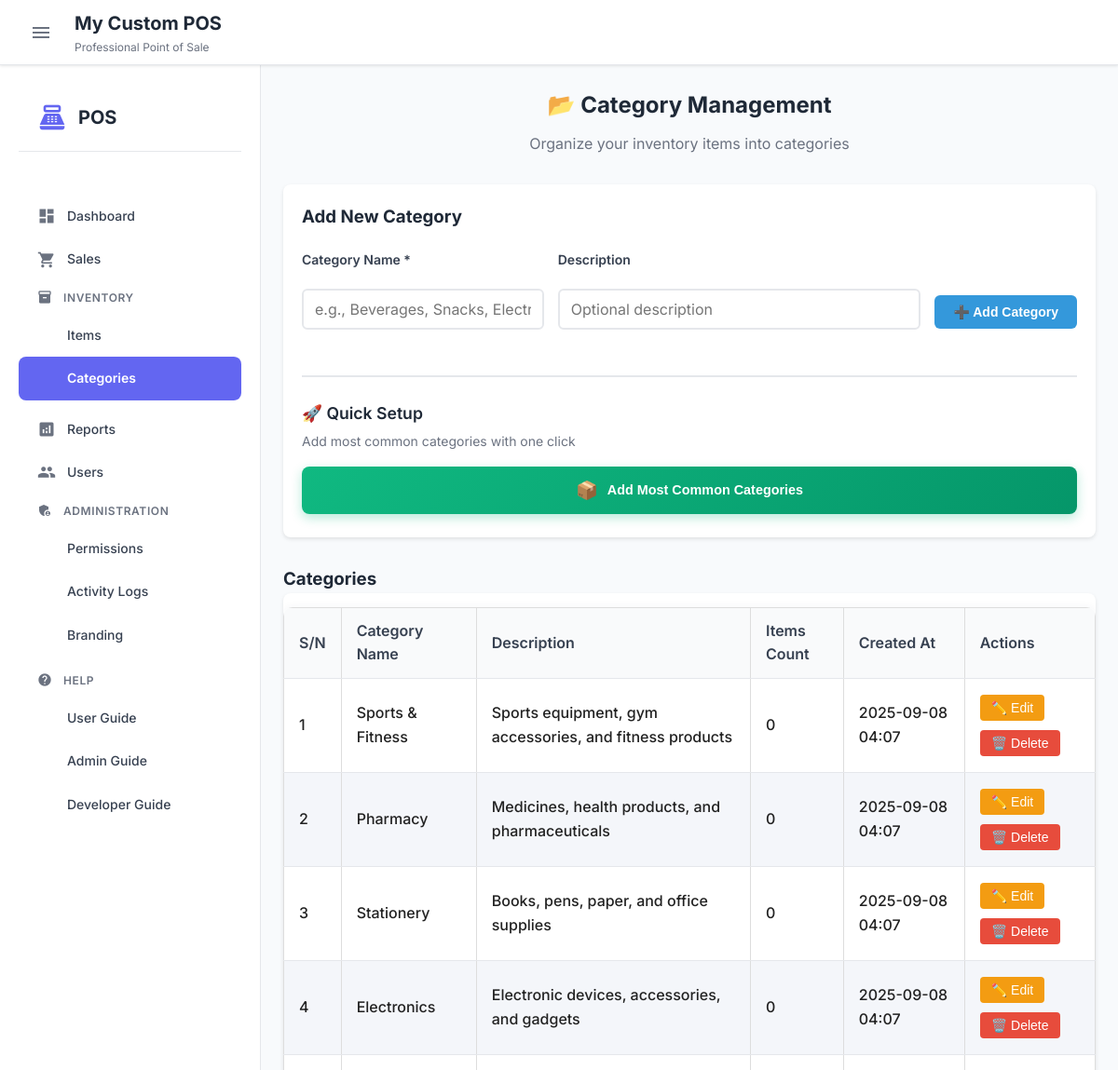
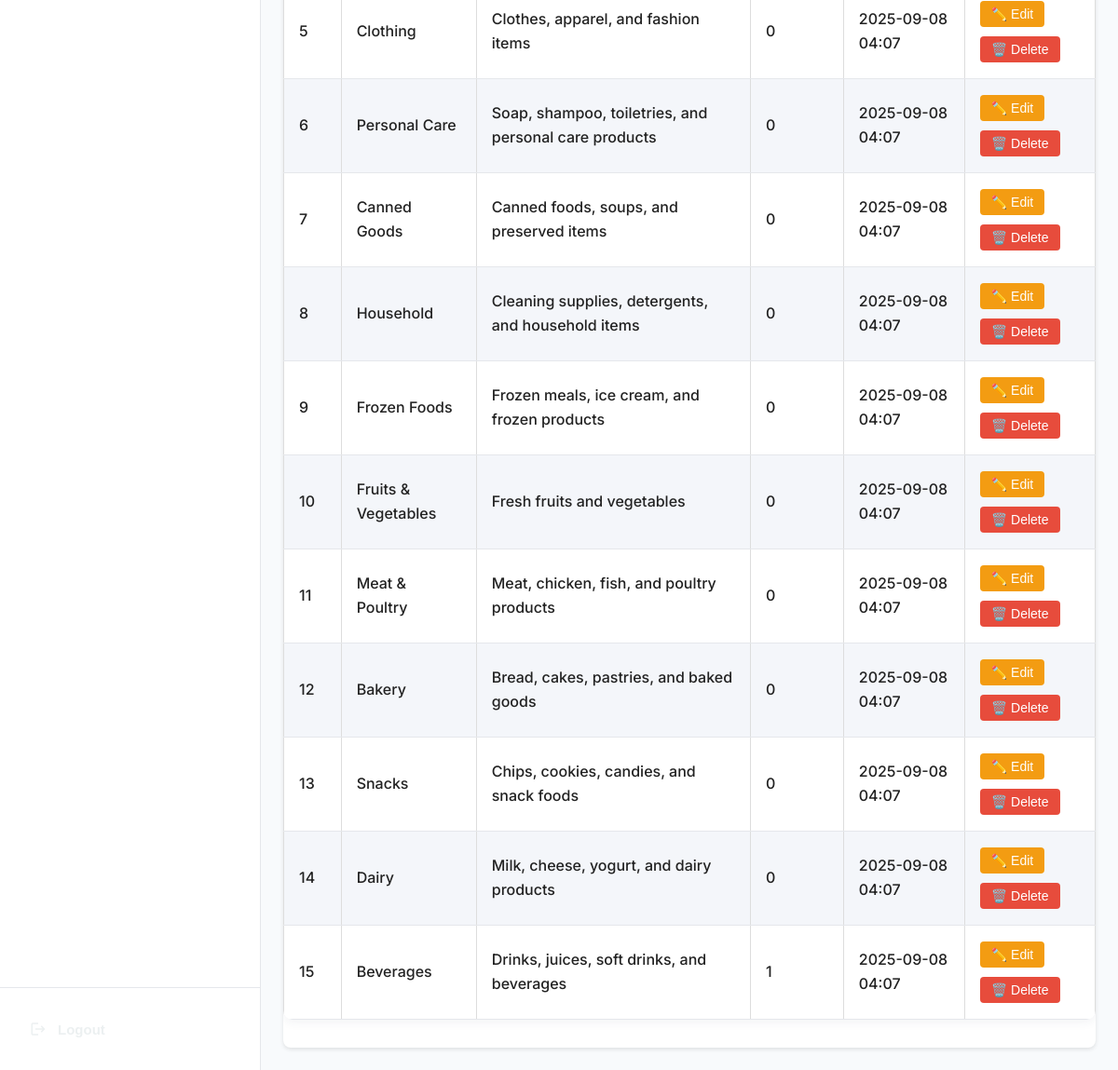
/categories (signed in), run on the app's committed database (2 pictures, top to bottom).
### app.py (models this page shows)
class Branding(db.Model):
    id = db.Column(db.Integer, primary_key=True)
    app_name = db.Column(db.String(100), nullable=False, default='POS System')
    app_subtitle = db.Column(db.String(200), nullable=True, default='Professional Point of Sale')
    business_name = db.Column(db.String(200), nullable=True)
    business_address = db.Column(db.String(500), nullable=True)
    business_phone = db.Column(db.String(50), nullable=True)
    business_email = db.Column(db.String(100), nullable=True)
    tax_id = db.Column(db.String(50), nullable=True)
    primary_color = db.Column(db.String(7), nullable=False, default='#6366f1')  # Hex color
    secondary_color = db.Column(db.String(7), nullable=False, default='#8b5cf6')
    accent_color = db.Column(db.String(7), nullable=False, default='#10b981')
    background_color = db.Column(db.String(7), nullable=False, default='#ffffff')
    text_color = db.Column(db.String(7), nullable=False, default='#1f2937')
    logo_url = db.Column(db.String(500), nullable=True)
    favicon_url = db.Column(db.String(500), nullable=True)
    font_family = db.Column(db.String(100), nullable=False, default='Inter')
    footer_text = db.Column(db.String(500), nullable=True, default='Thank you for your business!')
    receipt_return_policy = db.Column(db.String(500), nullable=True, default='For exchanges/returns, present this receipt within 30 days.')
    receipt_header_title = db.Column(db.String(100), nullable=True, default='RECEIPT')
    receipt_number_label = db.Column(db.String(50), nullable=True, default='Receipt #:')
    date_label = db.Column(db.String(50), nullable=True, default='Date:')
    cashier_label = db.Column(db.String(50), nullable=True, default='Cashier:')
    payment_method_label = db.Column(db.String(50), nullable=True, default='Payment Method:')
    cash_received_label = db.Column(db.String(50), nullable=True, default='Cash Received:')
    change_label = db.Column(db.String(50), nullable=True, default='Change:')
    currency_symbol = db.Column(db.String(10), nullable=True, default='AFA')
    item_header = db.Column(db.String(50), nullable=True, default='Item')
    quantity_header = db.Column(db.String(50), nullable=True, default='Qty')
    amount_header = db.Column(db.String(50), nullable=True, default='Amount')
    subtotal_label = db.Column(db.String(50), nullable=True, default='Subtotal:')
    discount_label = db.Column(db.String(50), nullable=True, default='Discount')
    total_label = db.Column(db.String(50), nullable=True, default='TOTAL:')
    records_message = db.Column(db.String(200), nullable=True, default='Please keep this receipt for your records.')
    powered_by_label = db.Column(db.String(50), nullable=True, default='Powered by')
    version_text = db.Column(db.String(20), nullable=True, default='v1.0')
    created_at = db.Column(db.DateTime, default=lambda: datetime.now(timezone.utc))
    updated_at = db.Column(db.DateTime, default=lambda: datetime.now(timezone.utc), onupdate=lambda: datetime.now(timezone.utc))

class Category(db.Model):
    id = db.Column(db.Integer, primary_key=True)
    name = db.Column(db.String(100), unique=True, nullable=False)
    description = db.Column(db.String(200), nullable=True)
    created_at = db.Column(db.DateTime, default=lambda: datetime.now(timezone.utc))
    items = db.relationship('Item', backref='category', lazy=True)

### app.py (the view, shortened to what this page needs)
@app.route('/categories', methods=['GET', 'POST'])
@login_required
def categories():
    if not has_permission(current_user, 'manage_inventory'):
        flash('Access denied. You do not have permission to manage inventory.', 'error')
        return redirect(url_for('dashboard'))
    categories_list = Category.query.order_by(Category.created_at.desc()).all()
    return render_template('categories.html', categories=categories_list)

### app.py (called while the page is built)
def has_permission(user, permission):
    if not user or not user.is_authenticated:
        return False
    user_permissions = ROLE_PERMISSIONS.get(user.role, [])
    return permission in user_permissions

@login_manager.user_loader
def load_user(user_id):
    return db.session.get(User, int(user_id))

    def has_permission(self, permission):
        return has_permission(self, permission)

### templates/categories.html (shortened to what this page needs)
{% extends "base.html" %}
{% block content %}
<section id="categories" class="active">
<div class="categories-header">
    <h2>📂 Category Management</h2>
    <p>Organize your inventory items into categories</p>
</div>
<div class="add-category-form">
    <h3>Add New Category</h3>
    <form method="POST" class="category-form">
        <div class="form-row">
            <div class="form-group">
                <label for="name">Category Name *</label>
                <input type="text" id="name" name="name" required placeholder="e.g., Beverages, Snacks, Electronics">
            </div>
            <div class="form-group">
                <label for="description">Description</label>
                <input type="text" id="description" name="description" placeholder="Optional description">
            </div>
            <div class="form-group">
                <label>&nbsp;</label>
                <button type="submit" class="primary">➕ Add Category</button>
            </div>
        </div>
    </form>
    <div class="common-categories-section">
        <div class="common-categories-header">
            <h4>🚀 Quick Setup</h4>
            <p>Add most common categories with one click</p>
        </div>
        <button id="addCommonCategoriesBtn" class="add-common-categories-btn" onclick="addMostCommonCategories()">
            <span class="btn-icon">📦</span>
            <span class="btn-text">Add Most Common Categories</span>
        </button>
    </div>
</div>
<h3>Categories</h3>
<div class="categories-table-container">
    <table id="categoriesTable" class="modern-table">
        <thead>
            <tr>
                <th>S/N</th>
                <th>Category Name</th>
                <th>Description</th>
                <th>Items Count</th>
                <th>Created At</th>
                <th>Actions</th>
            </tr>
        </thead>
        <tbody>
            {% for category in categories %}
            <tr>
                <td>{{ loop.index }}</td>
                <td>{{ category.name }}</td>
                <td>{{ category.description or 'No description' }}</td>
                <td>{{ category.items|length }}</td>
                <td>{{ category.created_at.strftime('%Y-%m-%d %H:%M') }}</td>
                <td>
                    <button onclick="editCategory('{{ category.id }}')" class="warning" data-name="{{ category.name }}" data-description="{{ category.description or "" }}">✏️ Edit</button>
                    <button onclick="deleteCategory('{{ category.id }}')" class="danger" data-name="{{ category.name }}">🗑️ Delete</button>
                </td>
            </tr>
            {% endfor %}
        </tbody>
    </table>
</div>
</section>
{% endblock %}

### templates/base.html (shortened to what this page needs)
<!DOCTYPE html>
<html lang="en">
<head>
    <link rel="stylesheet" href="{{ url_for('static', filename='css/style.css') }}">
</head>
<body>
    {% if current_user.is_authenticated %}
    <div class="layout">
        <header class="top-header">
            <div class="header-left">
                <button class="sidebar-toggle" onclick="toggleSidebar()">
                    <span class="material-icons">menu</span>
                </button>
                <div class="brand-info">
                    <h1 class="brand-name">{{ branding.app_name }}</h1>
                    <span class="brand-subtitle">{{ branding.app_subtitle }}</span>
                </div>
            </div>
        </header>
        <aside class="sidebar" id="sidebar">
            <div class="sidebar-header">
                <div class="sidebar-brand">
                    <span class="material-icons sidebar-logo">point_of_sale</span>
                    <span class="sidebar-title">POS</span>
                </div>
            </div>
            <nav class="sidebar-nav">
                {% if current_user.has_permission('view_dashboard') %}
                <a href="{{ url_for('dashboard') }}" class="nav-link {% if request.endpoint == 'dashboard' %}active{% endif %}">
                    <span class="material-icons">dashboard</span>
                    <span class="nav-text">Dashboard</span>
                </a>
                {% endif %}
                {% if current_user.has_permission('process_sales') %}
                <a href="{{ url_for('sales') }}" class="nav-link {% if request.endpoint == 'sales' %}active{% endif %}">
                    <span class="material-icons">shopping_cart</span>
                    <span class="nav-text">Sales</span>
                </a>
                {% endif %}
                {% if current_user.has_permission('view_inventory') %}
                <div class="nav-group">
                    <div class="nav-group-title">
                        <span class="material-icons">inventory</span>
                        <span>Inventory</span>
                    </div>
                    <a href="{{ url_for('inventory') }}" class="nav-link nav-sub {% if request.endpoint == 'inventory' %}active{% endif %}">
                        <span class="nav-text">Items</span>
                    </a>
                    <a href="{{ url_for('categories') }}" class="nav-link nav-sub {% if request.endpoint == 'categories' %}active{% endif %}">
                        <span class="nav-text">Categories</span>
                    </a>
                </div>
                {% endif %}
                {% if current_user.has_permission('view_sales') %}
                <a href="{{ url_for('reports') }}" class="nav-link {% if request.endpoint == 'reports' %}active{% endif %}">
                    <span class="material-icons">analytics</span>
                    <span class="nav-text">Reports</span>
                </a>
                {% endif %}
                {% if current_user.has_permission('manage_users') %}
                <a href="{{ url_for('users') }}" class="nav-link {% if request.endpoint == 'users' %}active{% endif %}">
                    <span class="material-icons">people</span>
                    <span class="nav-text">Users</span>
                </a>
                {% endif %}
                {% if current_user.has_permission('system_admin') %}
                <div class="nav-group">
                    <div class="nav-group-title">
                        <span class="material-icons">admin_panel_settings</span>
                        <span>Administration</span>
                    </div>
                    <a href="{{ url_for('permissions') }}" class="nav-link nav-sub {% if request.endpoint == 'permissions' %}active{% endif %}">
                        <span class="nav-text">Permissions</span>
                    </a>
                    <a href="{{ url_for('activity_logs') }}" class="nav-link nav-sub {% if request.endpoint == 'activity_logs' %}active{% endif %}">
                        <span class="nav-text">Activity Logs</span>
                    </a>
                    <a href="{{ url_for('branding') }}" class="nav-link nav-sub {% if request.endpoint == 'branding' %}active{% endif %}">
                        <span class="nav-text">Branding</span>
                    </a>
                </div>
                {% endif %}
                <div class="nav-group">
                    <div class="nav-group-title">
                        <span class="material-icons">help</span>
                        <span>Help</span>
                    </div>
                    <a href="{{ url_for('user_guide') }}" class="nav-link nav-sub {% if request.endpoint == 'user_guide' %}active{% endif %}">
                        <span class="nav-text">User Guide</span>
                    </a>
                    {% if current_user.has_permission('system_admin') %}
                    <a href="{{ url_for('admin_guide') }}" class="nav-link nav-sub {% if request.endpoint == 'admin_guide' %}active{% endif %}">
                        <span class="nav-text">Admin Guide</span>
                    </a>
                    <a href="{{ url_for('developer_guide') }}" class="nav-link nav-sub {% if request.endpoint == 'developer_guide' %}active{% endif %}">
                        <span class="nav-text">Developer Guide</span>
                    </a>
                    {% endif %}
                </div>
            </nav>
            <div class="sidebar-footer">
                <form method="POST" action="{{ url_for('logout') }}" style="width: 100%;">
                    <button type="submit" class="logout-button">
                        <span class="material-icons">logout</span>
                        <span class="logout-text">Logout</span>
                    </button>
                </form>
            </div>
        </aside>
        <main class="content">
            {% block content %}{% endblock %}
        </main>
    </div>
    {% else %}
        {% block login_content %}{% endblock %}
    {% endif %}
</body>
</html>

### templates/categories.html (style rules this page uses)
.modern-table { width: 100%; border-collapse: collapse; background: #fff; border-radius: 10px; overflow: hidden; box-shadow: 0 2px 12px rgba(44,62,80,0.07); margin-bottom: 30px; }
.modern-table th, .modern-table td { padding: 12px 10px; text-align: left; color: #222; }
.modern-table td { font-weight: 500; }
.modern-table thead th { background: #f8f9fa; font-weight: 700; border-bottom: 2px solid #e9ecef; position: sticky; top: 0; z-index: 2; }
.modern-table tbody tr:nth-child(even) { background: #f4f6fa; }
.categories-header { margin-bottom: 30px; text-align: center; }
.categories-header h2 { color: #1f2937; margin-bottom: 10px; }
.categories-header p { color: #6b7280; }
.add-category-form { background: white; padding: 20px; border-radius: 8px; box-shadow: 0 2px 4px rgba(0,0,0,0.1); margin-bottom: 30px; }
.add-category-form h3 { margin: 0 0 20px 0; color: #1f2937; }
.category-form { margin: 0; }
.form-row { display: grid; grid-template-columns: 2fr 3fr auto; gap: 15px; align-items: end; }
.form-group { display: flex; flex-direction: column; gap: 5px; }
.form-group label { font-weight: 600; color: #374151; font-size: 0.875rem; }
.form-group input { padding: 10px 12px; border: 2px solid #e5e7eb; border-radius: 6px; font-size: 1rem; transition: border-color 0.2s; }
.primary { background: linear-gradient(135deg, #6366f1, #8b5cf6); color: white; border: none; padding: 10px 20px; border-radius: 6px; cursor: pointer; font-weight: 600; transition: transform 0.2s; }
.common-categories-section { margin-top: 25px; padding-top: 25px; border-top: 2px solid #e5e7eb; }
.common-categories-header { margin-bottom: 15px; }
.common-categories-header h4 { margin: 0 0 5px 0; color: #1f2937; font-size: 1.1rem; font-weight: 600; }
.common-categories-header p { margin: 0; color: #6b7280; font-size: 0.875rem; }
.add-common-categories-btn { display: flex; align-items: center; gap: 10px; background: linear-gradient(135deg, #10b981, #059669); color: white; border: none; padding: 14px 24px; border-radius: 8px; cursor: pointer; font-size: 1rem; font-weight: 600; transition: all 0.3s ease; box-shadow: 0 4px 12px rgba(16, 185, 129, 0.3); width: 100%; justify-content: center; }
.add-common-categories-btn .btn-icon { font-size: 1.2rem; }
.add-common-categories-btn .btn-text { font-weight: 700; }
.categories-table-container { background: white; border-radius: 8px; box-shadow: 0 2px 4px rgba(0,0,0,0.1); overflow: hidden; }
#categoriesTable { width: 100%; border-collapse: collapse; }
#categoriesTable th, #categoriesTable td { padding: 12px 16px; text-align: left; border-bottom: 1px solid #e5e7eb; }
#categoriesTable th { background: #f9fafb; font-weight: 600; color: #374151; }
.warning { background: #f59e0b; color: white; border: none; padding: 6px 12px; border-radius: 4px; cursor: pointer; font-size: 0.875rem; margin-right: 5px; }
.danger { background: #ef4444; color: white; border: none; padding: 6px 12px; border-radius: 4px; cursor: pointer; font-size: 0.875rem; }

### templates/base.html (style rules this page uses)
.form-group { display: flex; flex-direction: column; gap: 8px; }
.btn-text { font-weight: 600; }

### data on the page
Branding: app_name "My Custom POS", app_subtitle "Professional Point of Sale"
Category: name "Sports & Fitness", description "Sports equipment, gym accessories, and fitness products", items|length "0", created_at "2025-09-08 04:07"
Category: name "Pharmacy", description "Medicines, health products, and pharmaceuticals", items|length "0", created_at "2025-09-08 04:07"
Category: name "Stationery", description "Books, pens, paper, and office supplies", items|length "0", created_at "2025-09-08 04:07"
Category: name "Electronics", description "Electronic devices, accessories, and gadgets", items|length "0", created_at "2025-09-08 04:07"
Category: name "Clothing", description "Clothes, apparel, and fashion items", items|length "0", created_at "2025-09-08 04:07"
Category: name "Personal Care", description "Soap, shampoo, toiletries, and personal care products", items|length "0", created_at "2025-09-08 04:07"
Category: name "Canned Goods", description "Canned foods, soups, and preserved items", items|length "0", created_at "2025-09-08 04:07"
Category: name "Household", description "Cleaning supplies, detergents, and household items", items|length "0", created_at "2025-09-08 04:07"
Category: name "Frozen Foods", description "Frozen meals, ice cream, and frozen products", items|length "0", created_at "2025-09-08 04:07"
Category: name "Fruits & Vegetables", description "Fresh fruits and vegetables", items|length "0", created_at "2025-09-08 04:07"
Category: name "Meat & Poultry", description "Meat, chicken, fish, and poultry products", items|length "0", created_at "2025-09-08 04:07"
Category: name "Bakery", description "Bread, cakes, pastries, and baked goods", items|length "0", created_at "2025-09-08 04:07"
Category: name "Snacks", description "Chips, cookies, candies, and snack foods", items|length "0", created_at "2025-09-08 04:07"
Category: name "Dairy", description "Milk, cheese, yogurt, and dairy products", items|length "0", created_at "2025-09-08 04:07"
Category: name "Beverages", description "Drinks, juices, soft drinks, and beverages", items|length "1", created_at "2025-09-08 04:07"
